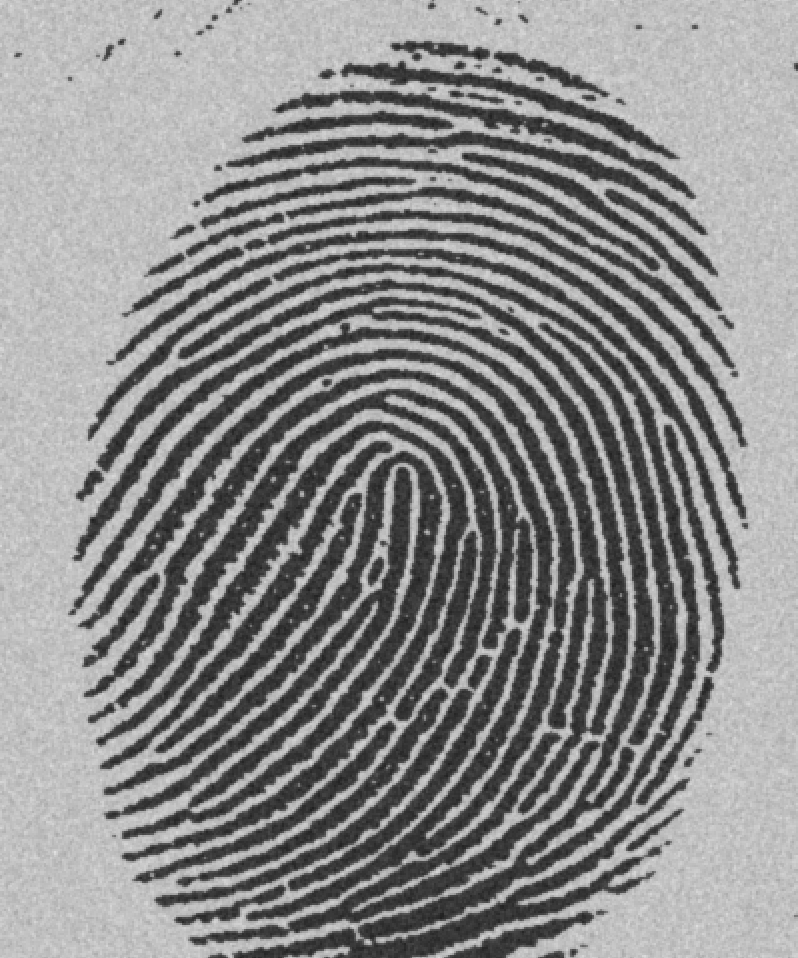
%> input picture Lab-4/assets/fingerprint.tif, 798 x 958 px
$ octave task4.m   (GNU Octave 9; MATLAB toolbox functions it lacks are replaced by stand-ins)
%> lines starting %> are read from the running program, lines starting %| are printed output that depends on the picture; in (x1, y1, x2, y2) boxes, pixels count from 0 and x2, y2 are one past the last pixel; in counts of white or black regions, pixels touching at a corner belong together; the program's own positions count from 1
% Function bwmorph - thinning and thickening

f = imread('assets/fingerprint.tif');
%> f is the input picture: size 958x798 uint8; min 29, max 224, mean 140
f = imcomplement(f);
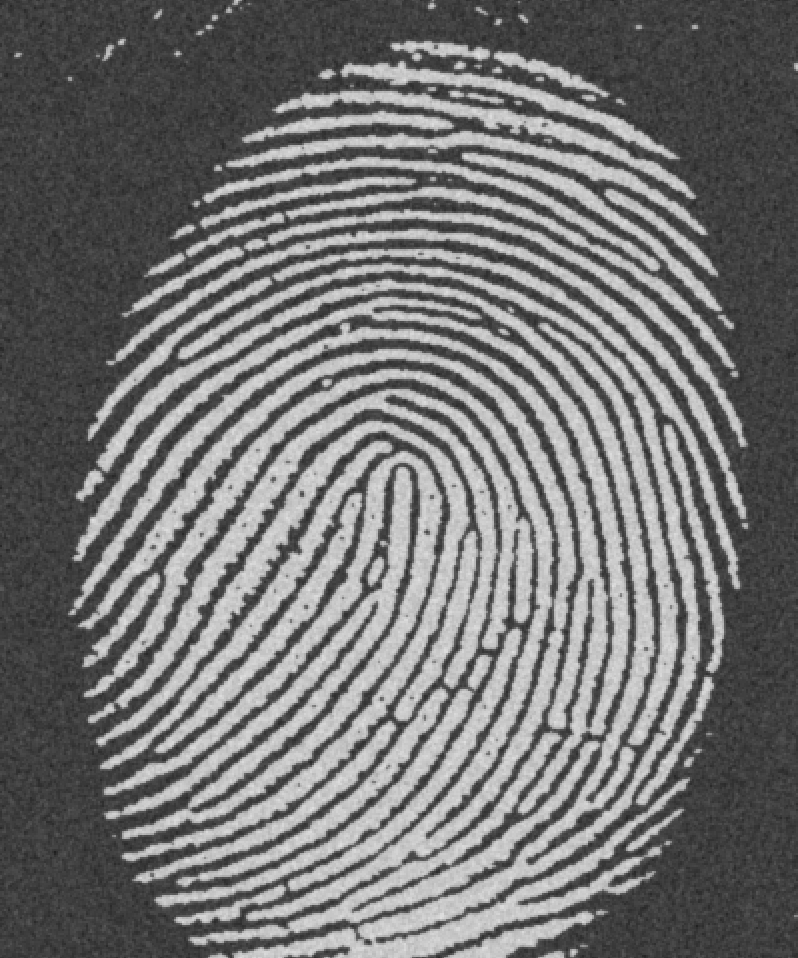
%> f: size 958x798 uint8; min 31, max 226, mean 115
level = graythresh(f);
%> level = 0.506
BW = imbinarize(f, level);
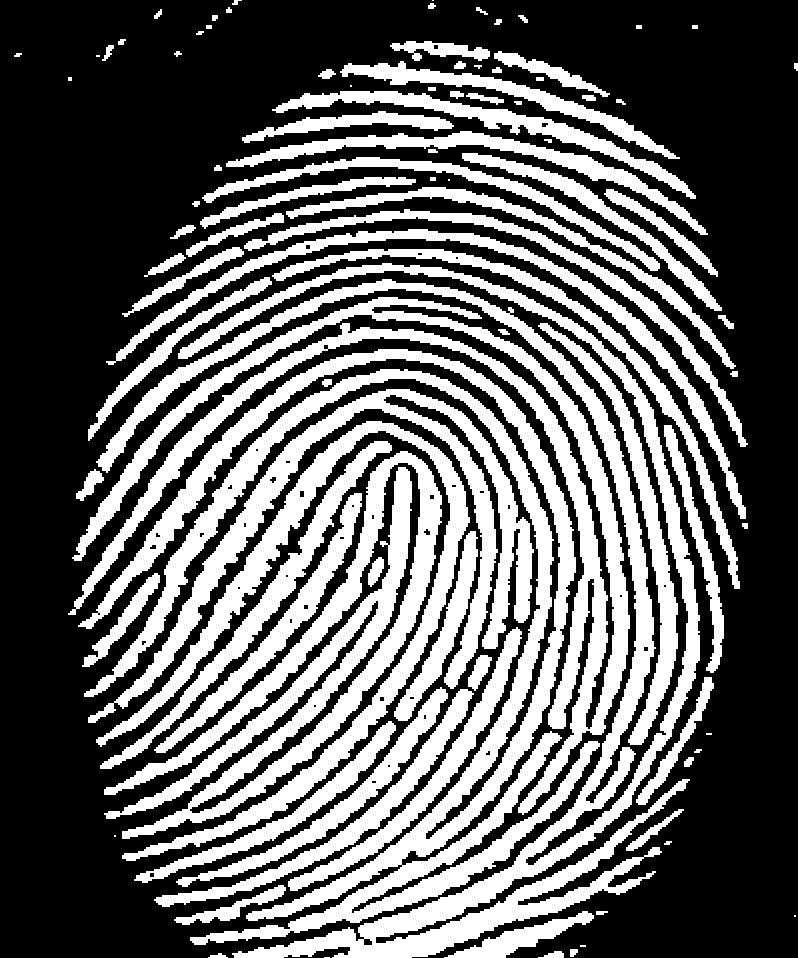
%> BW: size 958x798 logical; 38.1% white; 97 white regions (10 under 20 px), largest, box (x1, y1, x2, y2) and area: (78, 349, 600, 945) 43740, (96, 263, 700, 958) 40222, (68, 297, 630, 815) 29700

g = cell(1, 5);

for k = 1:5
    g{k} = bwmorph(BW, 'thin', k);
end
%> after the loop, g = 5 items

ginf = bwmorph(BW, 'thin', inf);
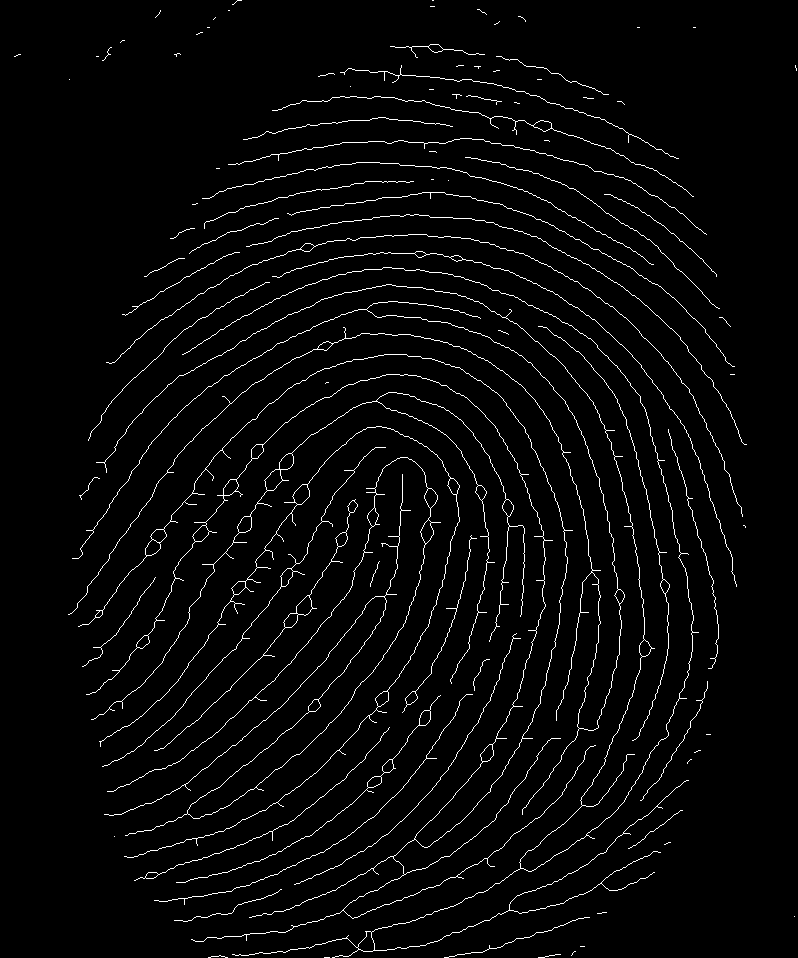
%> ginf: size 958x798 logical; 2.9% white in thin lines or dots

% montage({BW, g{1}, g{2}, g{3}}, 'Size', [1 4]);
% montage({g{1}, g{3}, g{5}, ginf}, 'Size', [1 4]);

% black lines on white background
for k = 1:5
    g{k} = imcomplement(g{k});
end

gthin = bwmorph(BW, 'thin', 12);
%> gthin: size 958x798 logical; 2.9% white in thin lines or dots
gthin = imcomplement(gthin);
%> gthin: size 958x798 logical; 97.1% white; black in thin lines or dots

montage(gthin)
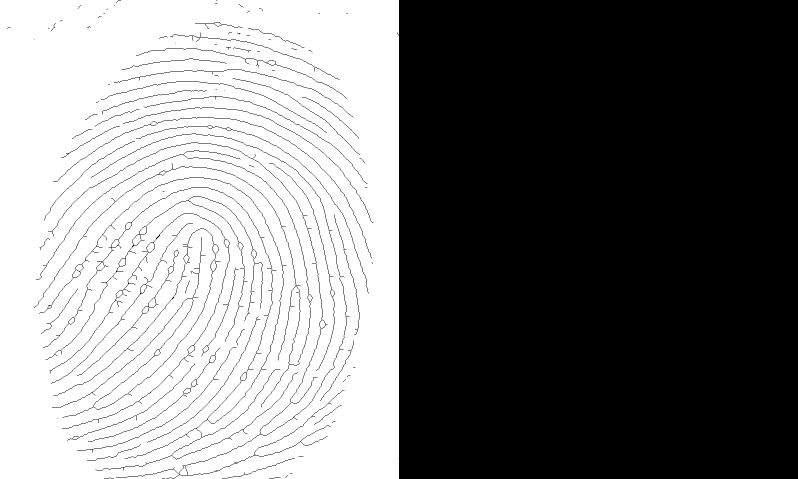
%> displayed picture: size 958x1596 logical (shown at 1/2 size); 48.5% white; 1 white region, box (x1, y1, x2, y2) and area: (0, 0, 798, 958) 742022

$ run again, with Lab-4/assets/blobs.tif copied over Lab-4/assets/fingerprint.tif
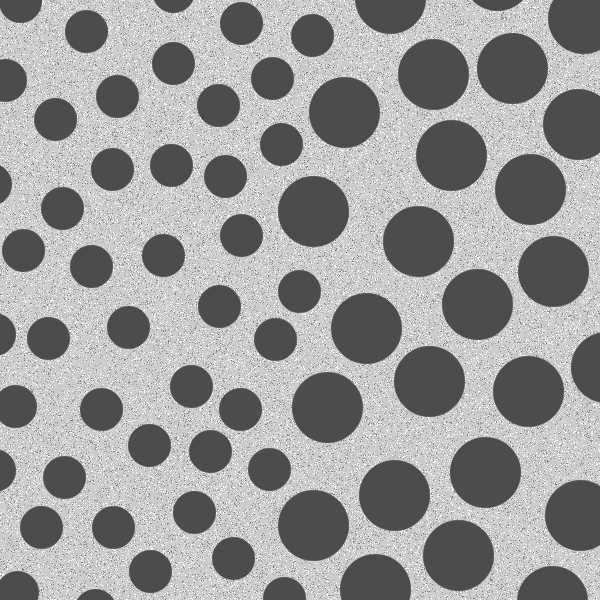
%> input picture Lab-4/assets/blobs.tif, 600 x 600 px
%> f is the input picture: size 600x600 uint8; min 76, max 255, mean 153.6
%> level = 0.439
%> `BW = imbinarize(f, level);`:
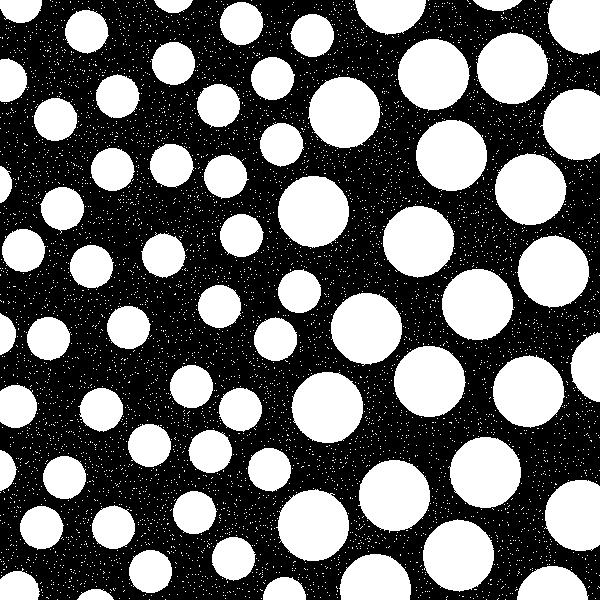
%> BW: size 600x600 logical; 41% white; 5794 white regions (5725 under 20 px), largest, box (x1, y1, x2, y2) and area: (276, 489, 349, 561) 3970, (291, 372, 363, 443) 3966, (476, 32, 549, 104) 3964
%> after the loop `for k = 1:5`: g = 5 items
%> ginf: size 600x600 logical; 3.2% white in thin lines or dots
%> `gthin = bwmorph(BW, 'thin', 12);`:
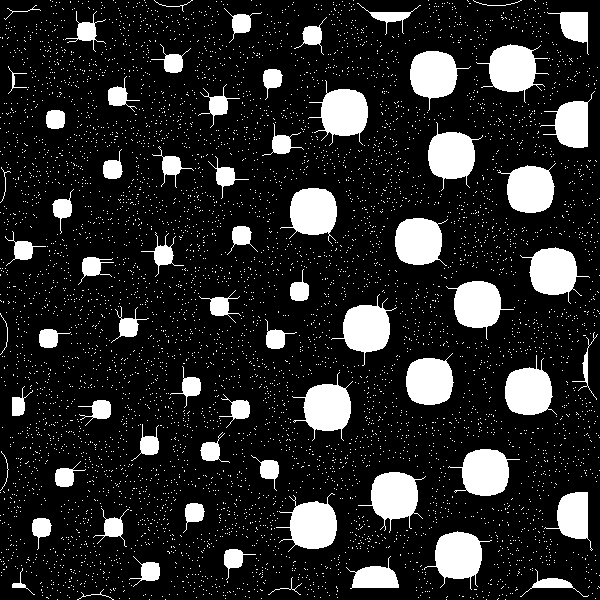
%> gthin: size 600x600 logical; 16% white; 5794 white regions (5725 under 20 px), largest, box (x1, y1, x2, y2) and area: (476, 44, 549, 103) 1964, (308, 80, 368, 146) 1957, (358, 472, 426, 533) 1957

$ run again, with Lab-4/assets/fillings.tif copied over Lab-4/assets/fingerprint.tif
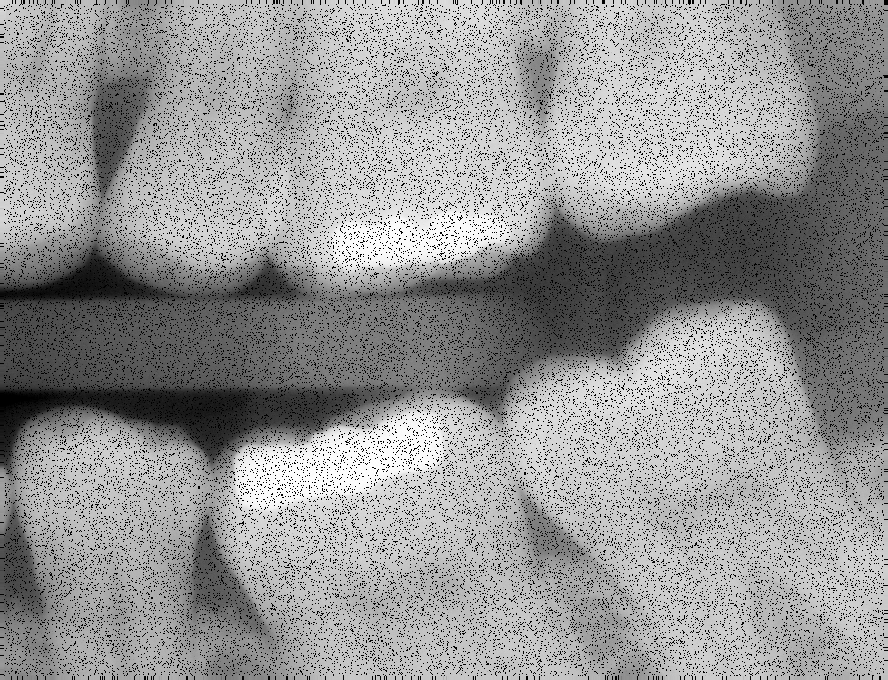
%> input picture Lab-4/assets/fillings.tif, 888 x 680 px
%> f is the input picture: size 680x888 uint8; min 0, max 255, mean 150.1
%> level = 0.51
%> `BW = imbinarize(f, level);`:
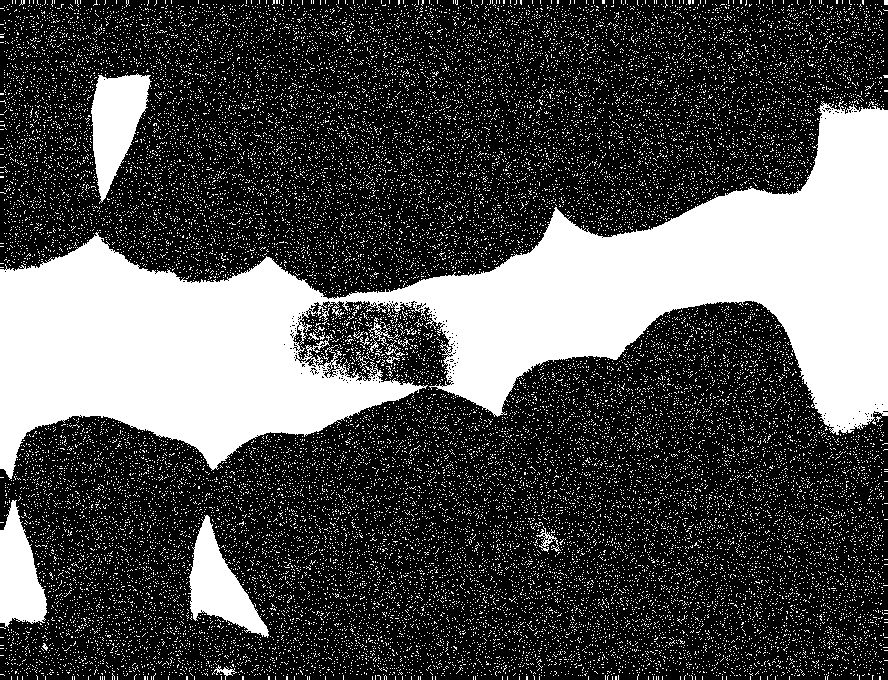
%> BW: size 680x888 logical; 31% white; 28689 white regions (28671 under 20 px), largest, box (x1, y1, x2, y2) and area: (0, 101, 888, 480) 127527, (91, 73, 152, 204) 4489, (188, 515, 269, 638) 4174
%> after the loop `for k = 1:5`: g = 5 items
%> ginf: size 680x888 logical; 9.7% white in thin lines or dots
%> `gthin = bwmorph(BW, 'thin', 12);`:
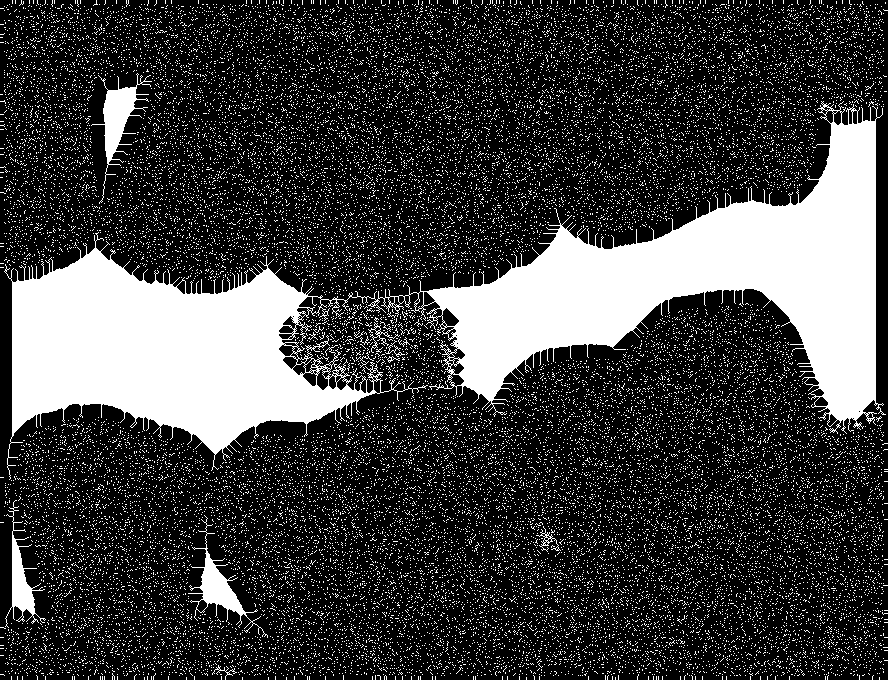
%> gthin: size 680x888 logical; 24.6% white; 28689 white regions (28674 under 20 px), largest, box (x1, y1, x2, y2) and area: (4, 101, 886, 480) 98881, (91, 73, 152, 204) 1774, (188, 515, 268, 638) 1575
